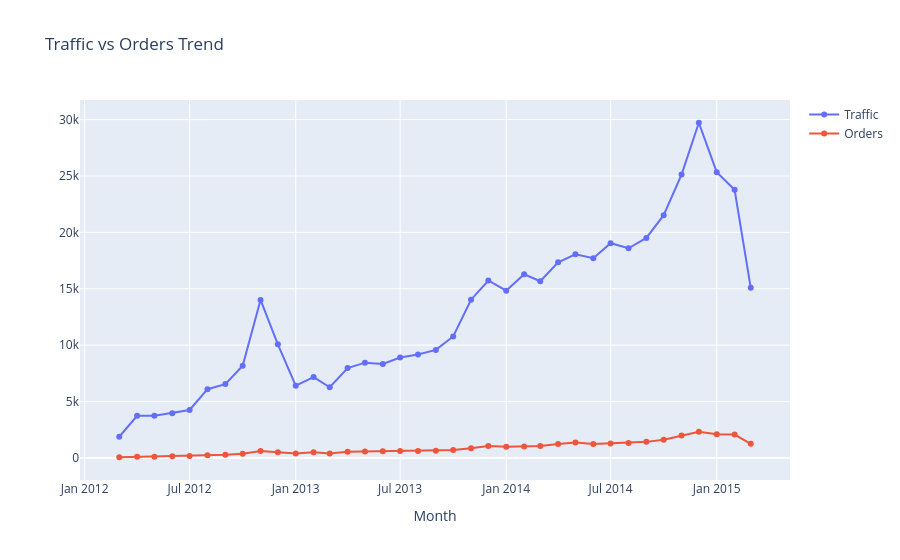

The notebook cell this image was saved under:
### Code cell
sessions["month"] = sessions["created_at"].dt.to_period("M").astype(str)
orders["month"] = orders["created_at"].dt.to_period("M").astype(str)

monthly_sessions = sessions.groupby("month").size().reset_index(name="sessions")
monthly_orders = orders.groupby("month").size().reset_index(name="orders")

monthly = monthly_sessions.merge(monthly_orders, on="month", how="left").fillna(0)

fig = go.Figure()

fig.add_trace(go.Scatter(x=monthly["month"], y=monthly["sessions"],
                         mode="lines+markers", name="Traffic"))

fig.add_trace(go.Scatter(x=monthly["month"], y=monthly["orders"],
                         mode="lines+markers", name="Orders"))

fig.update_layout(title="Traffic vs Orders Trend", xaxis_title="Month")

fig.show()

### Figure 1 — Plotly figure (JSON) as saved in the notebook; plotly's stock layout.template omitted (floating-point values rounded to 4 significant figures)
{"data": [{"mode": "lines+markers", "name": "Traffic", "type": "scatter", "x": ["2012-03", "2012-04", "2012-05", "2012-06", "2012-07", "2012-08", "2012-09", "2012-10", "2012-11", "2012-12", "2013-01", "2013-02", "2013-03", "2013-04", "2013-05", "2013-06", "2013-07", "2013-08", "2013-09", "2013-10", "2013-11", "2013-12", "2014-01", "2014-02", "2014-03", "2014-04", "2014-05", "2014-06", "2014-07", "2014-08", "2014-09", "2014-10", "2014-11", "2014-12", "2015-01", "2015-02", "2015-03"], "y": [1879, 3734, 3736, 3963, 4249, 6097, 6546, 8183, 14011, 10072, 6401, 7168, 6264, 7971, 8449, 8325, 8903, 9180, 9580, 10773, 14032, 15735, 14825, 16285, 15669, 17353, 18061, 17715, 19038, 18590, 19513, 21526, 25125, 29722, 25337, 23778, 15083]}, {"mode": "lines+markers", "name": "Orders", "type": "scatter", "x": ["2012-03", "2012-04", "2012-05", "2012-06", "2012-07", "2012-08", "2012-09", "2012-10", "2012-11", "2012-12", "2013-01", "2013-02", "2013-03", "2013-04", "2013-05", "2013-06", "2013-07", "2013-08", "2013-09", "2013-10", "2013-11", "2013-12", "2014-01", "2014-02", "2014-03", "2014-04", "2014-05", "2014-06", "2014-07", "2014-08", "2014-09", "2014-10", "2014-11", "2014-12", "2015-01", "2015-02", "2015-03"], "y": [60, 99, 108, 140, 169, 228, 287, 371, 618, 506, 390, 498, 385, 553, 571, 593, 604, 608, 629, 708, 861, 1047, 982, 1021, 1066, 1241, 1368, 1239, 1286, 1325, 1424, 1609, 1985, 2314, 2098, 2068, 1254]}], "layout": {"title": {"text": "Traffic vs Orders Trend"}, "xaxis": {"title": {"text": "Month"}}}}
